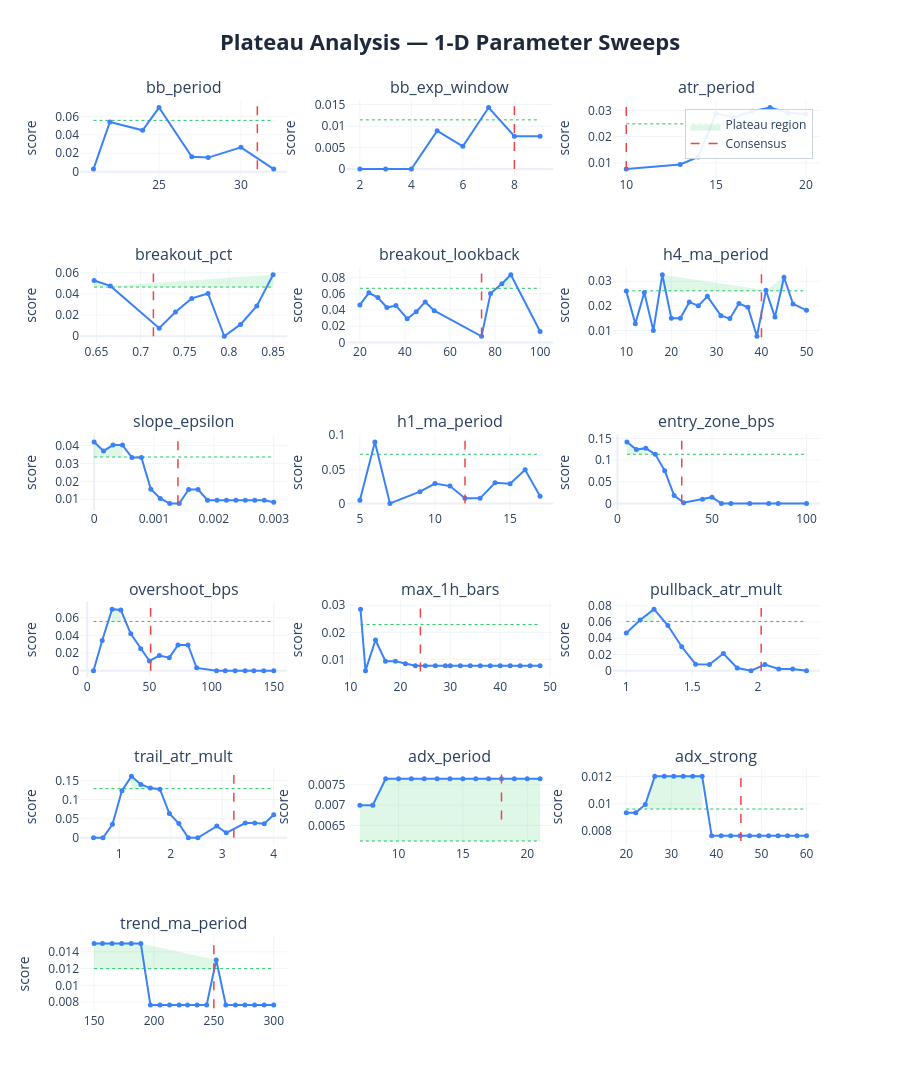

The notebook cell this image was saved under:
### Markdown cell above
### 1-D sweep charts:
| Element | Meaning | Good | Bad |
|---------|---------|------|-----|
| **Blue curve** | Composite score at each value of the parameter, with all others held at consensus | Flat-topped curve — performance is insensitive to the exact value | Narrow spike — optimizer latched onto one specific value, everything nearby is worse |
| **Red dashed line** | Where the consensus value sits | On the flat top of the curve | On a steep slope or at the edge of a cliff |
| **Green dashed line** | Cutoff at 80% of peak score — the boundary between plateau and non-plateau | Blue curve stays above this line across most of the range | Blue curve dips below it quickly either side of the peak |
| **Green shading** | Plateau region — all values where the score stays within 20% of the peak | Wide green band spanning most of the range (robust) | Thin sliver or no shading at all (fragile/overfit) |

### Code cell
# ── visual sweep curves ───────────────────────────────────────────────────
plot_plateau_analysis(
    sweep_results    = sweep_results,
    consensus_params = results['consensus_params'],
    param_defs       = PARAM_DEFS,
    fixed_params     = FIXED_PARAMS,
    threshold        = 0.20,
    show             = False,
    save_html        = None,
)

### Figure 1 — Plotly figure (JSON) as saved in the notebook; plotly's stock layout.template omitted (floating-point values rounded to 4 significant figures)
{"data": [{"fill": "toself", "fillcolor": "rgba(34, 197, 94, 0.15)", "hoverinfo": "skip", "line": {"color": "rgba(0,0,0,0)"}, "name": "Plateau region", "showlegend": true, "type": "scatter", "x": [25, 25], "xaxis": "x", "y": [0.0695, 0.0556], "yaxis": "y"}, {"hoverinfo": "skip", "line": {"color": "#22c55e", "dash": "dot", "width": 1}, "mode": "lines", "showlegend": false, "type": "scatter", "x": [21, 32], "xaxis": "x", "y": [0.0556, 0.0556], "yaxis": "y"}, {"hovertemplate": "<b>bb_period</b><br>Value: %{x:.4g}<br>Score: %{y:.4f}<br><extra></extra>", "line": {"color": "#3b82f6", "width": 2}, "marker": {"size": 5}, "mode": "lines+markers", "name": "bb_period", "showlegend": false, "type": "scatter", "x": [21, 22, 24, 25, 27, 28, 30, 32], "xaxis": "x", "y": [0.002818, 0.05381, 0.0448, 0.0695, 0.01622, 0.01528, 0.02638, 0.002826], "yaxis": "y"}, {"hoverinfo": "skip", "line": {"color": "#ef4444", "dash": "dash", "width": 1.5}, "mode": "lines", "name": "Consensus", "showlegend": true, "type": "scatter", "x": [31, 31], "xaxis": "x", "y": [0.002677, 0.07089], "yaxis": "y"}, {"fill": "toself", "fillcolor": "rgba(34, 197, 94, 0.15)", "hoverinfo": "skip", "line": {"color": "rgba(0,0,0,0)"}, "name": "Plateau region", "showlegend": false, "type": "scatter", "x": [7, 7], "xaxis": "x2", "y": [0.01432, 0.01146], "yaxis": "y2"}, {"hoverinfo": "skip", "line": {"color": "#22c55e", "dash": "dot", "width": 1}, "mode": "lines", "showlegend": false, "type": "scatter", "x": [2, 9], "xaxis": "x2", "y": [0.01146, 0.01146], "yaxis": "y2"}, {"hovertemplate": "<b>bb_exp_window</b><br>Value: %{x:.4g}<br>Score: %{y:.4f}<br><extra></extra>", "line": {"color": "#3b82f6", "width": 2}, "marker": {"size": 5}, "mode": "lines+markers", "name": "bb_exp_window", "showlegend": false, "type": "scatter", "x": [2, 3, 4, 5, 6, 7, 8, 9], "xaxis": "x2", "y": [0.0, 0.0, 0.0, 0.008893, 0.005298, 0.01432, 0.007647, 0.007647], "yaxis": "y2"}, {"hoverinfo": "skip", "line": {"color": "#ef4444", "dash": "dash", "width": 1.5}, "mode": "lines", "name": "Consensus", "showlegend": false, "type": "scatter", "x": [8, 8], "xaxis": "x2", "y": [0, 0.01461], "yaxis": "y2"}, {"fill": "toself", "fillcolor": "rgba(34, 197, 94, 0.15)", "hoverinfo": "skip", "line": {"color": "rgba(0,0,0,0)"}, "name": "Plateau region", "showlegend": false, "type": "scatter", "x": [15, 16, 17, 18, 19, 20, 20, 19, 18, 17, 16, 15], "xaxis": "x3", "y": [0.02886, 0.02731, 0.02963, 0.03106, 0.02906, 0.02858, 0.02485, 0.02485, 0.02485, 0.02485, 0.02485, 0.02485], "yaxis": "y3"}, {"hoverinfo": "skip", "line": {"color": "#22c55e", "dash": "dot", "width": 1}, "mode": "lines", "showlegend": false, "type": "scatter", "x": [10, 20], "xaxis": "x3", "y": [0.02485, 0.02485], "yaxis": "y3"}, {"hovertemplate": "<b>atr_period</b><br>Value: %{x:.4g}<br>Score: %{y:.4f}<br><extra></extra>", "line": {"color": "#3b82f6", "width": 2}, "marker": {"size": 5}, "mode": "lines+markers", "name": "atr_period", "showlegend": false, "type": "scatter", "x": [10, 13, 14, 15, 16, 17, 18, 19, 20], "xaxis": "x3", "y": [0.007647, 0.009402, 0.01226, 0.02886, 0.02731, 0.02963, 0.03106, 0.02906, 0.02858], "yaxis": "y3"}, {"hoverinfo": "skip", "line": {"color": "#ef4444", "dash": "dash", "width": 1.5}, "mode": "lines", "name": "Consensus", "showlegend": false, "type": "scatter", "x": [10, 10], "xaxis": "x3", "y": [0.007265, 0.03168], "yaxis": "y3"}, {"fill": "toself", "fillcolor": "rgba(34, 197, 94, 0.15)", "hoverinfo": "skip", "line": {"color": "rgba(0,0,0,0)"}, "name": "Plateau region", "showlegend": false, "type": "scatter", "x": [0.6474, 0.6658, 0.85, 0.85, 0.6658, 0.6474], "xaxis": "x4", "y": [0.05263, 0.04759, 0.05812, 0.04649, 0.04649, 0.04649], "yaxis": "y4"}, {"hoverinfo": "skip", "line": {"color": "#22c55e", "dash": "dot", "width": 1}, "mode": "lines", "showlegend": false, "type": "scatter", "x": [0.6474, 0.85], "xaxis": "x4", "y": [0.04649, 0.04649], "yaxis": "y4"}, {"hovertemplate": "<b>breakout_pct</b><br>Value: %{x:.4g}<br>Score: %{y:.4f}<br><extra></extra>", "line": {"color": "#3b82f6", "width": 2}, "marker": {"size": 5}, "mode": "lines+markers", "name": "breakout_pct", "showlegend": false, "type": "scatter", "x": [0.6474, 0.6658, 0.7211, 0.7395, 0.7579, 0.7763, 0.7947, 0.8132, 0.8316, 0.85], "xaxis": "x4", "y": [0.05263, 0.04759, 0.007647, 0.02285, 0.03577, 0.04041, 0.0, 0.0112, 0.02866, 0.05812], "yaxis": "y4"}, {"hoverinfo": "skip", "line": {"color": "#ef4444", "dash": "dash", "width": 1.5}, "mode": "lines", "name": "Consensus", "showlegend": false, "type": "scatter", "x": [0.7145, 0.7145], "xaxis": "x4", "y": [0, 0.05928], "yaxis": "y4"}, {"fill": "toself", "fillcolor": "rgba(34, 197, 94, 0.15)", "hoverinfo": "skip", "line": {"color": "rgba(0,0,0,0)"}, "name": "Plateau region", "showlegend": false, "type": "scatter", "x": [83, 87, 87, 83], "xaxis": "x5", "y": [0.07208, 0.08321, 0.06657, 0.06657], "yaxis": "y5"}, {"hoverinfo": "skip", "line": {"color": "#22c55e", "dash": "dot", "width": 1}, "mode": "lines", "showlegend": false, "type": "scatter", "x": [20, 100], "xaxis": "x5", "y": [0.06657, 0.06657], "yaxis": "y5"}, {"hovertemplate": "<b>breakout_lookback</b><br>Value: %{x:.4g}<br>Score: %{y:.4f}<br><extra></extra>", "line": {"color": "#3b82f6", "width": 2}, "marker": {"size": 5}, "mode": "lines+markers", "name": "breakout_lookback", "showlegend": false, "type": "scatter", "x": [20, 24, 28, 32, 36, 41, 45, 49, 53, 74, 78, 83, 87, 100], "xaxis": "x5", "y": [0.04615, 0.06103, 0.05525, 0.04294, 0.04541, 0.02923, 0.03786, 0.04983, 0.03909, 0.007647, 0.06005, 0.07208, 0.08321, 0.01351], "yaxis": "y5"}, {"hoverinfo": "skip", "line": {"color": "#ef4444", "dash": "dash", "width": 1.5}, "mode": "lines", "name": "Consensus", "showlegend": false, "type": "scatter", "x": [74, 74], "xaxis": "x5", "y": [0.007265, 0.08488], "yaxis": "y5"}, {"fill": "toself", "fillcolor": "rgba(34, 197, 94, 0.15)", "hoverinfo": "skip", "line": {"color": "rgba(0,0,0,0)"}, "name": "Plateau region", "showlegend": false, "type": "scatter", "x": [18, 41, 45, 45, 41, 18], "xaxis": "x6", "y": [0.03264, 0.02631, 0.03162, 0.02611, 0.02611, 0.02611], "yaxis": "y6"}, {"hoverinfo": "skip", "line": {"color": "#22c55e", "dash": "dot", "width": 1}, "mode": "lines", "showlegend": false, "type": "scatter", "x": [10, 50], "xaxis": "x6", "y": [0.02611, 0.02611], "yaxis": "y6"}, {"hovertemplate": "<b>h4_ma_period</b><br>Value: %{x:.4g}<br>Score: %{y:.4f}<br><extra></extra>", "line": {"color": "#3b82f6", "width": 2}, "marker": {"size": 5}, "mode": "lines+markers", "name": "h4_ma_period", "showlegend": false, "type": "scatter", "x": [10, 12, 14, 16, 18, 20, 22, 24, 26, 28, 31, 33, 35, 37, 39, 41, 43, 45, 47, 50], "xaxis": "x6", "y": [0.02599, 0.0127, 0.02541, 0.009947, 0.03264, 0.01497, 0.01497, 0.02157, 0.02002, 0.02387, 0.01602, 0.01483, 0.02092, 0.01939, 0.007647, 0.02631, 0.01545, 0.03162, 0.0208, 0.01819], "yaxis": "y6"}, {"hoverinfo": "skip", "line": {"color": "#ef4444", "dash": "dash", "width": 1.5}, "mode": "lines", "name": "Consensus", "showlegend": false, "type": "scatter", "x": [40, 40], "xaxis": "x6", "y": [0.007265, 0.03329], "yaxis": "y6"}, {"fill": "toself", "fillcolor": "rgba(34, 197, 94, 0.15)", "hoverinfo": "skip", "line": {"color": "rgba(0,0,0,0)"}, "name": "Plateau region", "showlegend": false, "type": "scatter", "x": [0.0, 0.0001579, 0.0003158, 0.0004737, 0.0004737, 0.0003158, 0.0001579, 0.0], "xaxis": "x7", "y": [0.04193, 0.03695, 0.0402, 0.0402, 0.03354, 0.03354, 0.03354, 0.03354], "yaxis": "y7"}, {"hoverinfo": "skip", "line": {"color": "#22c55e", "dash": "dot", "width": 1}, "mode": "lines", "showlegend": false, "type": "scatter", "x": [0, 0.003], "xaxis": "x7", "y": [0.03354, 0.03354], "yaxis": "y7"}, {"hovertemplate": "<b>slope_epsilon</b><br>Value: %{x:.4g}<br>Score: %{y:.4f}<br><extra></extra>", "line": {"color": "#3b82f6", "width": 2}, "marker": {"size": 5}, "mode": "lines+markers", "name": "slope_epsilon", "showlegend": false, "type": "scatter", "x": [0.0, 0.0001579, 0.0003158, 0.0004737, 0.0006316, 0.0007895, 0.0009474, 0.001105, 0.001263, 0.001421, 0.001579, 0.001737, 0.001895, 0.002053, 0.002211, 0.002368, 0.002526, 0.002684, 0.002842, 0.003], "xaxis": "x7", "y": [0.04193, 0.03695, 0.0402, 0.0402, 0.03322, 0.03322, 0.01564, 0.01039, 0.007647, 0.007647, 0.01545, 0.01545, 0.00943, 0.00943, 0.00943, 0.00943, 0.00943, 0.00943, 0.00943, 0.008341], "yaxis": "y7"}, {"hoverinfo": "skip", "line": {"color": "#ef4444", "dash": "dash", "width": 1.5}, "mode": "lines", "name": "Consensus", "showlegend": false, "type": "scatter", "x": [0.0014, 0.0014], "xaxis": "x7", "y": [0.007265, 0.04277], "yaxis": "y7"}, {"fill": "toself", "fillcolor": "rgba(34, 197, 94, 0.15)", "hoverinfo": "skip", "line": {"color": "rgba(0,0,0,0)"}, "name": "Plateau region", "showlegend": false, "type": "scatter", "x": [6, 6], "xaxis": "x8", "y": [0.09013, 0.0721], "yaxis": "y8"}, {"hoverinfo": "skip", "line": {"color": "#22c55e", "dash": "dot", "width": 1}, "mode": "lines", "showlegend": false, "type": "scatter", "x": [5, 17], "xaxis": "x8", "y": [0.0721, 0.0721], "yaxis": "y8"}, {"hovertemplate": "<b>h1_ma_period</b><br>Value: %{x:.4g}<br>Score: %{y:.4f}<br><extra></extra>", "line": {"color": "#3b82f6", "width": 2}, "marker": {"size": 5}, "mode": "lines+markers", "name": "h1_ma_period", "showlegend": false, "type": "scatter", "x": [5, 6, 7, 9, 10, 11, 12, 13, 14, 15, 16, 17], "xaxis": "x8", "y": [0.004827, 0.09013, 0.0, 0.01735, 0.02913, 0.02549, 0.007647, 0.007488, 0.03024, 0.02895, 0.04927, 0.01049], "yaxis": "y8"}, {"hoverinfo": "skip", "line": {"color": "#ef4444", "dash": "dash", "width": 1.5}, "mode": "lines", "name": "Consensus", "showlegend": false, "type": "scatter", "x": [12, 12], "xaxis": "x8", "y": [0, 0.09193], "yaxis": "y8"}, {"fill": "toself", "fillcolor": "rgba(34, 197, 94, 0.15)", "hoverinfo": "skip", "line": {"color": "rgba(0,0,0,0)"}, "name": "Plateau region", "showlegend": false, "type": "scatter", "x": [5, 10, 15, 15, 10, 5], "xaxis": "x9", "y": [0.142, 0.1243, 0.1277, 0.1136, 0.1136, 0.1136], "yaxis": "y9"}, {"hoverinfo": "skip", "line": {"color": "#22c55e", "dash": "dot", "width": 1}, "mode": "lines", "showlegend": false, "type": "scatter", "x": [5, 100], "xaxis": "x9", "y": [0.1136, 0.1136], "yaxis": "y9"}, {"hovertemplate": "<b>entry_zone_bps</b><br>Value: %{x:.4g}<br>Score: %{y:.4f}<br><extra></extra>", "line": {"color": "#3b82f6", "width": 2}, "marker": {"size": 5}, "mode": "lines+markers", "name": "entry_zone_bps", "showlegend": false, "type": "scatter", "x": [5, 10, 15, 20, 25, 30, 35, 45, 50, 55, 60, 70, 80, 85, 100], "xaxis": "x9", "y": [0.142, 0.1243, 0.1277, 0.1134, 0.07574, 0.01817, 0.00156, 0.009491, 0.01456, 0.0, 0.0, 0.0, 0.0, 0.0, 0.0], "yaxis": "y9"}, {"hoverinfo": "skip", "line": {"color": "#ef4444", "dash": "dash", "width": 1.5}, "mode": "lines", "name": "Consensus", "showlegend": false, "type": "scatter", "x": [34, 34], "xaxis": "x9", "y": [0, 0.1449], "yaxis": "y9"}, {"fill": "toself", "fillcolor": "rgba(34, 197, 94, 0.15)", "hoverinfo": "skip", "line": {"color": "rgba(0,0,0,0)"}, "name": "Plateau region", "showlegend": false, "type": "scatter", "x": [20, 27, 27, 20], "xaxis": "x10", "y": [0.06976, 0.06879, 0.05581, 0.05581], "yaxis": "y10"}, {"hoverinfo": "skip", "line": {"color": "#22c55e", "dash": "dot", "width": 1}, "mode": "lines", "showlegend": false, "type": "scatter", "x": [5, 150], "xaxis": "x10", "y": [0.05581, 0.05581], "yaxis": "y10"}, {"hovertemplate": "<b>overshoot_bps</b><br>Value: %{x:.4g}<br>Score: %{y:.4f}<br><extra></extra>", "line": {"color": "#3b82f6", "width": 2}, "marker": {"size": 5}, "mode": "lines+markers", "name": "overshoot_bps", "showlegend": false, "type": "scatter", "x": [5, 12, 20, 27, 35, 43, 50, 58, 66, 73, 81, 88, 104, 111, 119, 127, 134, 142, 150], "xaxis": "x10", "y": [0.0, 0.03416, 0.06976, 0.06879, 0.04175, 0.02482, 0.011, 0.01716, 0.01476, 0.02921, 0.02921, 0.003185, 0.0, 0.0, 0.0, 0.0, 0.0, 0.0, 0.0], "yaxis": "y10"}, {"hoverinfo": "skip", "line": {"color": "#ef4444", "dash": "dash", "width": 1.5}, "mode": "lines", "name": "Consensus", "showlegend": false, "type": "scatter", "x": [51, 51], "xaxis": "x10", "y": [0, 0.07116], "yaxis": "y10"}, {"fill": "toself", "fillcolor": "rgba(34, 197, 94, 0.15)", "hoverinfo": "skip", "line": {"color": "rgba(0,0,0,0)"}, "name": "Plateau region", "showlegend": false, "type": "scatter", "x": [12, 12], "xaxis": "x11", "y": [0.02857, 0.02285], "yaxis": "y11"}, {"hoverinfo": "skip", "line": {"color": "#22c55e", "dash": "dot", "width": 1}, "mode": "lines", "showlegend": false, "type": "scatter", "x": [12, 48], "xaxis": "x11", "y": [0.02285, 0.02285], "yaxis": "y11"}, {"hovertemplate": "<b>max_1h_bars</b><br>Value: %{x:.4g}<br>Score: %{y:.4f}<br><extra></extra>", "line": {"color": "#3b82f6", "width": 2}, "marker": {"size": 5}, "mode": "lines+markers", "name": "max_1h_bars", "showlegend": false, "type": "scatter", "x": [12, 13, 15, 17, 19, 21, 23, 25, 27, 29, 30, 32, 34, 36, 38, 40, 42, 44, 46, 48], "xaxis": "x11", "y": [0.02857, 0.005798, 0.01713, 0.00927, 0.00927, 0.008399, 0.007647, 0.007647, 0.007647, 0.007647, 0.007647, 0.007647, 0.007647, 0.007647, 0.007647, 0.007647, 0.007647, 0.007647, 0.007647, 0.007647], "yaxis": "y11"}, {"hoverinfo": "skip", "line": {"color": "#ef4444", "dash": "dash", "width": 1.5}, "mode": "lines", "name": "Consensus", "showlegend": false, "type": "scatter", "x": [24, 24], "xaxis": "x11", "y": [0.005508, 0.02914], "yaxis": "y11"}, {"fill": "toself", "fillcolor": "rgba(34, 197, 94, 0.15)", "hoverinfo": "skip", "line": {"color": "rgba(0,0,0,0)"}, "name": "Plateau region", "showlegend": false, "type": "scatter", "x": [1.105, 1.211, 1.211, 1.105], "xaxis": "x12", "y": [0.06239, 0.07585, 0.06068, 0.06068], "yaxis": "y12"}, {"hoverinfo": "skip", "line": {"color": "#22c55e", "dash": "dot", "width": 1}, "mode": "lines", "showlegend": false, "type": "scatter", "x": [1, 2.368], "xaxis": "x12", "y": [0.06068, 0.06068], "yaxis": "y12"}, {"hovertemplate": "<b>pullback_atr_mult</b><br>Value: %{x:.4g}<br>Score: %{y:.4f}<br><extra></extra>", "line": {"color": "#3b82f6", "width": 2}, "marker": {"size": 5}, "mode": "lines+markers", "name": "pullback_atr_mult", "showlegend": false, "type": "scatter", "x": [1.0, 1.105, 1.211, 1.316, 1.421, 1.526, 1.632, 1.737, 1.842, 1.947, 2.053, 2.158, 2.263, 2.368], "xaxis": "x12", "y": [0.04639, 0.06239, 0.07585, 0.05563, 0.02949, 0.007938, 0.007517, 0.02118, 0.003256, 0.0, 0.007647, 0.002198, 0.002198, 0.0], "yaxis": "y12"}, {"hoverinfo": "skip", "line": {"color": "#ef4444", "dash": "dash", "width": 1.5}, "mode": "lines", "name": "Consensus", "showlegend": false, "type": "scatter", "x": [2.024, 2.024], "xaxis": "x12", "y": [0, 0.07736], "yaxis": "y12"}, {"fill": "toself", "fillcolor": "rgba(34, 197, 94, 0.15)", "hoverinfo": "skip", "line": {"color": "rgba(0,0,0,0)"}, "name": "Plateau region", "showlegend": false, "type": "scatter", "x": [1.237, 1.421, 1.605, 1.605, 1.421, 1.237], "xaxis": "x13", "y": [0.1611, 0.1399, 0.1304, 0.1288, 0.1288, 0.1288], "yaxis": "y13"}, {"hoverinfo": "skip", "line": {"color": "#22c55e", "dash": "dot", "width": 1}, "mode": "lines", "showlegend": false, "type": "scatter", "x": [0.5, 4], "xaxis": "x13", "y": [0.1288, 0.1288], "yaxis": "y13"}, {"hovertemplate": "<b>trail_atr_mult</b><br>Value: %{x:.4g}<br>Score: %{y:.4f}<br><extra></extra>", "line": {"color": "#3b82f6", "width": 2}, "marker": {"size": 5}, "mode": "lines+markers", "name": "trail_atr_mult", "showlegend": false, "type": "scatter", "x": [0.5, 0.6842, 0.8684, 1.053, 1.237, 1.421, 1.605, 1.789, 1.974, 2.158, 2.342, 2.526, 2.895, 3.079, 3.447, 3.632, 3.816, 4.0], "xaxis": "x13", "y": [0.0, 0.0, 0.03562, 0.1233, 0.1611, 0.1399, 0.1304, 0.1274, 0.06375, 0.03737, 0.0, 0.0, 0.03076, 0.01311, 0.03872, 0.0391, 0.03677, 0.0606], "yaxis": "y13"}, {"hoverinfo": "skip", "line": {"color": "#ef4444", "dash": "dash", "width": 1.5}, "mode": "lines", "name": "Consensus", "showlegend": false, "type": "scatter", "x": [3.226, 3.226], "xaxis": "x13", "y": [0, 0.1643], "yaxis": "y13"}, {"fill": "toself", "fillcolor": "rgba(34, 197, 94, 0.15)", "hoverinfo": "skip", "line": {"color": "rgba(0,0,0,0)"}, "name": "Plateau region", "showlegend": false, "type": "scatter", "x": [7, 8, 9, 10, 11, 12, 13, 14, 15, 16, 17, 18, 19, 20, 21, 21, 20, 19, 18, 17, 16, 15, 14, 13, 12, 11, 10, 9, 8, 7], "xaxis": "x14", "y": [0.006999, 0.006999, 0.007647, 0.007647, 0.007647, 0.007647, 0.007647, 0.007647, 0.007647, 0.007647, 0.007647, 0.007647, 0.007647, 0.007647, 0.007647, 0.006118, 0.006118, 0.006118, 0.006118, 0.006118, 0.006118, 0.006118, 0.006118, 0.006118, 0.006118, 0.006118, 0.006118, 0.006118, 0.006118, 0.006118], "yaxis": "y14"}, {"hoverinfo": "skip", "line": {"color": "#22c55e", "dash": "dot", "width": 1}, "mode": "lines", "showlegend": false, "type": "scatter", "x": [7, 21], "xaxis": "x14", "y": [0.006118, 0.006118], "yaxis": "y14"}, {"hovertemplate": "<b>adx_period</b><br>Value: %{x:.4g}<br>Score: %{y:.4f}<br><extra></extra>", "line": {"color": "#3b82f6", "width": 2}, "marker": {"size": 5}, "mode": "lines+markers", "name": "adx_period", "showlegend": false, "type": "scatter", "x": [7, 8, 9, 10, 11, 12, 13, 14, 15, 16, 17, 18, 19, 20, 21], "xaxis": "x14", "y": [0.006999, 0.006999, 0.007647, 0.007647, 0.007647, 0.007647, 0.007647, 0.007647, 0.007647, 0.007647, 0.007647, 0.007647, 0.007647, 0.007647, 0.007647], "yaxis": "y14"}, {"hoverinfo": "skip", "line": {"color": "#ef4444", "dash": "dash", "width": 1.5}, "mode": "lines", "name": "Consensus", "showlegend": false, "type": "scatter", "x": [18, 18], "xaxis": "x14", "y": [0.006649, 0.0078], "yaxis": "y14"}, {"fill": "toself", "fillcolor": "rgba(34, 197, 94, 0.15)", "hoverinfo": "skip", "line": {"color": "rgba(0,0,0,0)"}, "name": "Plateau region", "showlegend": false, "type": "scatter", "x": [24.21, 26.32, 28.42, 30.53, 32.63, 34.74, 36.84, 36.84, 34.74, 32.63, 30.53, 28.42, 26.32, 24.21], "xaxis": "x15", "y": [0.00995, 0.01202, 0.01202, 0.01202, 0.01202, 0.01202, 0.01202, 0.009616, 0.009616, 0.009616, 0.009616, 0.009616, 0.009616, 0.009616], "yaxis": "y15"}, {"hoverinfo": "skip", "line": {"color": "#22c55e", "dash": "dot", "width": 1}, "mode": "lines", "showlegend": false, "type": "scatter", "x": [20, 60], "xaxis": "x15", "y": [0.009616, 0.009616], "yaxis": "y15"}, {"hovertemplate": "<b>adx_strong</b><br>Value: %{x:.4g}<br>Score: %{y:.4f}<br><extra></extra>", "line": {"color": "#3b82f6", "width": 2}, "marker": {"size": 5}, "mode": "lines+markers", "name": "adx_strong", "showlegend": false, "type": "scatter", "x": [20.0, 22.11, 24.21, 26.32, 28.42, 30.53, 32.63, 34.74, 36.84, 38.95, 41.05, 43.16, 45.26, 47.37, 49.47, 51.58, 53.68, 55.79, 57.89, 60.0], "xaxis": "x15", "y": [0.009343, 0.009343, 0.00995, 0.01202, 0.01202, 0.01202, 0.01202, 0.01202, 0.01202, 0.007647, 0.007647, 0.007647, 0.007647, 0.007647, 0.007647, 0.007647, 0.007647, 0.007647, 0.007647, 0.007647], "yaxis": "y15"}, {"hoverinfo": "skip", "line": {"color": "#ef4444", "dash": "dash", "width": 1.5}, "mode": "lines", "name": "Consensus", "showlegend": false, "type": "scatter", "x": [45.44, 45.44], "xaxis": "x15", "y": [0.007265, 0.01226], "yaxis": "y15"}, {"fill": "toself", "fillcolor": "rgba(34, 197, 94, 0.15)", "hoverinfo": "skip", "line": {"color": "rgba(0,0,0,0)"}, "name": "Plateau region", "showlegend": false, "type": "scatter", "x": [150, 157, 165, 173, 181, 189, 252, 252, 189, 181, 173, 165, 157, 150], "xaxis": "x16", "y": [0.01499, 0.01499, 0.01499, 0.01499, 0.01499, 0.01499, 0.01302, 0.01199, 0.01199, 0.01199, 0.01199, 0.01199, 0.01199, 0.01199], "yaxis": "y16"}, {"hoverinfo": "skip", "line": {"color": "#22c55e", "dash": "dot", "width": 1}, "mode": "lines", "showlegend": false, "type": "scatter", "x": [150, 300], "xaxis": "x16", "y": [0.01199, 0.01199], "yaxis": "y16"}, {"hovertemplate": "<b>trend_ma_period</b><br>Value: %{x:.4g}<br>Score: %{y:.4f}<br><extra></extra>", "line": {"color": "#3b82f6", "width": 2}, "marker": {"size": 5}, "mode": "lines+markers", "name": "trend_ma_period", "showlegend": false, "type": "scatter", "x": [150, 157, 165, 173, 181, 189, 197, 205, 213, 221, 228, 236, 244, 252, 260, 268, 276, 284, 292, 300], "xaxis": "x16", "y": [0.01499, 0.01499, 0.01499, 0.01499, 0.01499, 0.01499, 0.007647, 0.007647, 0.007647, 0.007647, 0.007647, 0.007647, 0.007647, 0.01302, 0.007647, 0.007647, 0.007647, 0.007647, 0.007647, 0.007647], "yaxis": "y16"}, {"hoverinfo": "skip", "line": {"color": "#ef4444", "dash": "dash", "width": 1.5}, "mode": "lines", "name": "Consensus", "showlegend": false, "type": "scatter", "x": [250, 250], "xaxis": "x16", "y": [0.007265, 0.01529], "yaxis": "y16"}], "layout": {"annotations": [{"font": {"size": 16}, "showarrow": false, "text": "bb_period", "x": 0.14, "xanchor": "center", "xref": "paper", "y": 1, "yanchor": "bottom", "yref": "paper"}, {"font": {"size": 16}, "showarrow": false, "text": "bb_exp_window", "x": 0.5, "xanchor": "center", "xref": "paper", "y": 1, "yanchor": "bottom", "yref": "paper"}, {"font": {"size": 16}, "showarrow": false, "text": "atr_period", "x": 0.86, "xanchor": "center", "xref": "paper", "y": 1, "yanchor": "bottom", "yref": "paper"}, {"font": {"size": 16}, "showarrow": false, "text": "breakout_pct", "x": 0.14, "xanchor": "center", "xref": "paper", "y": 0.8167, "yanchor": "bottom", "yref": "paper"}, {"font": {"size": 16}, "showarrow": false, "text": "breakout_lookback", "x": 0.5, "xanchor": "center", "xref": "paper", "y": 0.8167, "yanchor": "bottom", "yref": "paper"}, {"font": {"size": 16}, "showarrow": false, "text": "h4_ma_period", "x": 0.86, "xanchor": "center", "xref": "paper", "y": 0.8167, "yanchor": "bottom", "yref": "paper"}, {"font": {"size": 16}, "showarrow": false, "text": "slope_epsilon", "x": 0.14, "xanchor": "center", "xref": "paper", "y": 0.6333, "yanchor": "bottom", "yref": "paper"}, {"font": {"size": 16}, "showarrow": false, "text": "h1_ma_period", "x": 0.5, "xanchor": "center", "xref": "paper", "y": 0.6333, "yanchor": "bottom", "yref": "paper"}, {"font": {"size": 16}, "showarrow": false, "text": "entry_zone_bps", "x": 0.86, "xanchor": "center", "xref": "paper", "y": 0.6333, "yanchor": "bottom", "yref": "paper"}, {"font": {"size": 16}, "showarrow": false, "text": "overshoot_bps", "x": 0.14, "xanchor": "center", "xref": "paper", "y": 0.45, "yanchor": "bottom", "yref": "paper"}, {"font": {"size": 16}, "showarrow": false, "text": "max_1h_bars", "x": 0.5, "xanchor": "center", "xref": "paper", "y": 0.45, "yanchor": "bottom", "yref": "paper"}, {"font": {"size": 16}, "showarrow": false, "text": "pullback_atr_mult", "x": 0.86, "xanchor": "center", "xref": "paper", "y": 0.45, "yanchor": "bottom", "yref": "paper"}, {"font": {"size": 16}, "showarrow": false, "text": "trail_atr_mult", "x": 0.14, "xanchor": "center", "xref": "paper", "y": 0.2667, "yanchor": "bottom", "yref": "paper"}, {"font": {"size": 16}, "showarrow": false, "text": "adx_period", "x": 0.5, "xanchor": "center", "xref": "paper", "y": 0.2667, "yanchor": "bottom", "yref": "paper"}, {"font": {"size": 16}, "showarrow": false, "text": "adx_strong", "x": 0.86, "xanchor": "center", "xref": "paper", "y": 0.2667, "yanchor": "bottom", "yref": "paper"}, {"font": {"size": 16}, "showarrow": false, "text": "trend_ma_period", "x": 0.14, "xanchor": "center", "xref": "paper", "y": 0.08333, "yanchor": "bottom", "yref": "paper"}], "height": 1800, "legend": {"bgcolor": "rgba(255, 255, 255, 0.9)", "bordercolor": "#cbd5e1", "borderwidth": 1, "x": 0.99, "xanchor": "right", "y": 0.99, "yanchor": "top"}, "title": {"font": {"color": "#1E293B", "size": 22}, "text": "<b>Plateau Analysis — 1-D Parameter Sweeps</b>", "x": 0.5, "xanchor": "center"}, "xaxis": {"anchor": "y", "domain": [0, 0.28], "gridcolor": "#f1f5f9", "gridwidth": 1, "showgrid": true}, "xaxis10": {"anchor": "y10", "domain": [0, 0.28], "gridcolor": "#f1f5f9", "gridwidth": 1, "showgrid": true}, "xaxis11": {"anchor": "y11", "domain": [0.36, 0.64], "gridcolor": "#f1f5f9", "gridwidth": 1, "showgrid": true}, "xaxis12": {"anchor": "y12", "domain": [0.72, 1], "gridcolor": "#f1f5f9", "gridwidth": 1, "showgrid": true}, "xaxis13": {"anchor": "y13", "domain": [0, 0.28], "gridcolor": "#f1f5f9", "gridwidth": 1, "showgrid": true}, "xaxis14": {"anchor": "y14", "domain": [0.36, 0.64], "gridcolor": "#f1f5f9", "gridwidth": 1, "showgrid": true}, "xaxis15": {"anchor": "y15", "domain": [0.72, 1], "gridcolor": "#f1f5f9", "gridwidth": 1, "showgrid": true}, "xaxis16": {"anchor": "y16", "domain": [0, 0.28], "gridcolor": "#f1f5f9", "gridwidth": 1, "showgrid": true}, "xaxis17": {"anchor": "y17", "domain": [0.36, 0.64], "gridcolor": "#f1f5f9", "gridwidth": 1, "showgrid": true}, "xaxis18": {"anchor": "y18", "domain": [0.72, 1], "gridcolor": "#f1f5f9", "gridwidth": 1, "showgrid": true}, "xaxis2": {"anchor": "y2", "domain": [0.36, 0.64], "gridcolor": "#f1f5f9", "gridwidth": 1, "showgrid": true}, "xaxis3": {"anchor": "y3", "domain": [0.72, 1], "gridcolor": "#f1f5f9", "gridwidth": 1, "showgrid": true}, "xaxis4": {"anchor": "y4", "domain": [0, 0.28], "gridcolor": "#f1f5f9", "gridwidth": 1, "showgrid": true}, "xaxis5": {"anchor": "y5", "domain": [0.36, 0.64], "gridcolor": "#f1f5f9", "gridwidth": 1, "showgrid": true}, "xaxis6": {"anchor": "y6", "domain": [0.72, 1], "gridcolor": "#f1f5f9", "gridwidth": 1, "showgrid": true}, "xaxis7": {"anchor": "y7", "domain": [0, 0.28], "gridcolor": "#f1f5f9", "gridwidth": 1, "showgrid": true}, "xaxis8": {"anchor": "y8", "domain": [0.36, 0.64], "gridcolor": "#f1f5f9", "gridwidth": 1, "showgrid": true}, "xaxis9": {"anchor": "y9", "domain": [0.72, 1], "gridcolor": "#f1f5f9", "gridwidth": 1, "showgrid": true}, "yaxis": {"anchor": "x", "domain": [0.9167, 1], "gridcolor": "#f1f5f9", "gridwidth": 1, "showgrid": true, "title": {"text": "score"}}, "yaxis10": {"anchor": "x10", "domain": [0.3667, 0.45], "gridcolor": "#f1f5f9", "gridwidth": 1, "showgrid": true, "title": {"text": "score"}}, "yaxis11": {"anchor": "x11", "domain": [0.3667, 0.45], "gridcolor": "#f1f5f9", "gridwidth": 1, "showgrid": true, "title": {"text": "score"}}, "yaxis12": {"anchor": "x12", "domain": [0.3667, 0.45], "gridcolor": "#f1f5f9", "gridwidth": 1, "showgrid": true, "title": {"text": "score"}}, "yaxis13": {"anchor": "x13", "domain": [0.1833, 0.2667], "gridcolor": "#f1f5f9", "gridwidth": 1, "showgrid": true, "title": {"text": "score"}}, "yaxis14": {"anchor": "x14", "domain": [0.1833, 0.2667], "gridcolor": "#f1f5f9", "gridwidth": 1, "showgrid": true, "title": {"text": "score"}}, "yaxis15": {"anchor": "x15", "domain": [0.1833, 0.2667], "gridcolor": "#f1f5f9", "gridwidth": 1, "showgrid": true, "title": {"text": "score"}}, "yaxis16": {"anchor": "x16", "domain": [0, 0.08333], "gridcolor": "#f1f5f9", "gridwidth": 1, "showgrid": true, "title": {"text": "score"}}, "yaxis17": {"anchor": "x17", "domain": [0, 0.08333], "gridcolor": "#f1f5f9", "gridwidth": 1, "showgrid": true, "title": {"text": "score"}}, "yaxis18": {"anchor": "x18", "domain": [0, 0.08333], "gridcolor": "#f1f5f9", "gridwidth": 1, "showgrid": true, "title": {"text": "score"}}, "yaxis2": {"anchor": "x2", "domain": [0.9167, 1], "gridcolor": "#f1f5f9", "gridwidth": 1, "showgrid": true, "title": {"text": "score"}}, "yaxis3": {"anchor": "x3", "domain": [0.9167, 1], "gridcolor": "#f1f5f9", "gridwidth": 1, "showgrid": true, "title": {"text": "score"}}, "yaxis4": {"anchor": "x4", "domain": [0.7333, 0.8167], "gridcolor": "#f1f5f9", "gridwidth": 1, "showgrid": true, "title": {"text": "score"}}, "yaxis5": {"anchor": "x5", "domain": [0.7333, 0.8167], "gridcolor": "#f1f5f9", "gridwidth": 1, "showgrid": true, "title": {"text": "score"}}, "yaxis6": {"anchor": "x6", "domain": [0.7333, 0.8167], "gridcolor": "#f1f5f9", "gridwidth": 1, "showgrid": true, "title": {"text": "score"}}, "yaxis7": {"anchor": "x7", "domain": [0.55, 0.6333], "gridcolor": "#f1f5f9", "gridwidth": 1, "showgrid": true, "title": {"text": "score"}}, "yaxis8": {"anchor": "x8", "domain": [0.55, 0.6333], "gridcolor": "#f1f5f9", "gridwidth": 1, "showgrid": true, "title": {"text": "score"}}, "yaxis9": {"anchor": "x9", "domain": [0.55, 0.6333], "gridcolor": "#f1f5f9", "gridwidth": 1, "showgrid": true, "title": {"text": "score"}}}}
